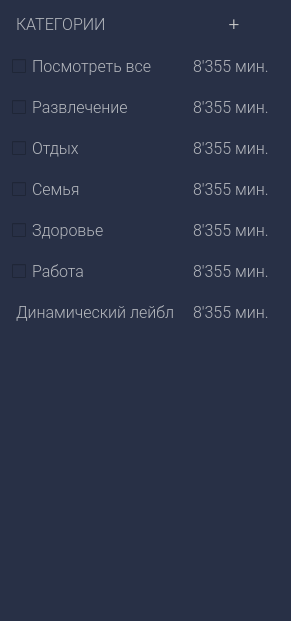
   <widget class="QWidget" name="mainwindow_widget_category" native="true">
    <property name="geometry">
     <rect>
      <x>259</x>
      <y>103</y>
      <width>291</width>
      <height>621</height>
     </rect>
    </property>
    <property name="styleSheet">
     <string notr="true">QWidget { 
background-color: #283046;
border-top-left-radius: 5px;
border-bottom-left-radius: 5px;
}</string>
    </property>
    <widget class="QWidget" name="layoutWidget">
     <property name="geometry">
      <rect>
       <x>10</x>
       <y>10</y>
       <width>271</width>
       <height>601</height>
      </rect>
     </property>
     <layout class="QGridLayout" name="mainwindow_gridLayout_category">
      <property name="verticalSpacing">
       <number>18</number>
      </property>
      <item row="0" column="0">
       <widget class="QLabel" name="mainwindow_textlbl_category">
        <property name="maximumSize">
         <size>
          <width>16777215</width>
          <height>23</height>
         </size>
        </property>
        <property name="font">
         <font>
          <family>Roboto Light</family>
          <pointsize>12</pointsize>
          <weight>50</weight>
          <italic>false</italic>
          <bold>false</bold>
         </font>
        </property>
        <property name="styleSheet">
         <string notr="true">color: #B4B7BD;
border: 2px solid rgba(0, 0, 0, 0);
margin-top: 2px;</string>
        </property>
        <property name="text">
         <string>КАТЕГОРИИ</string>
        </property>
        <property name="alignment">
         <set>Qt::AlignLeading|Qt::AlignLeft|Qt::AlignVCenter</set>
        </property>
       </widget>
      </item>
      <item row="7" column="0">
       <widget class="QLabel" name="mainwindow_checkBoxlbl_dinamic">
        <property name="maximumSize">
         <size>
          <width>16777215</width>
          <height>23</height>
         </size>
        </property>
        <property name="font">
         <font>
          <family>Roboto Light</family>
          <pointsize>12</pointsize>
          <weight>50</weight>
          <italic>false</italic>
          <bold>false</bold>
         </font>
        </property>
        <property name="styleSheet">
         <string notr="true">QLabel {
color: #B4B7BD;
border: 2px solid rgba(0, 0, 0, 0) ;
}

QLabel:hover {
background-color: rgb(40, 48, 70);
color: rgb(185, 185, 195);
border: 2px solid #7666F8;
border-radius: 5px;
}</string>
        </property>
        <property name="text">
         <string>Динамический лейбл</string>
        </property>
       </widget>
      </item>
      <item row="4" column="1">
       <widget class="QLabel" name="mainwindow_lbl_time_family">
        <property name="maximumSize">
         <size>
          <width>16777215</width>
          <height>23</height>
         </size>
        </property>
        <property name="font">
         <font>
          <family>Roboto Light</family>
          <pointsize>12</pointsize>
         </font>
        </property>
        <property name="styleSheet">
         <string notr="true">QLabel {
color: #B4B7BD;
border: 2px solid rgba(0, 0, 0, 0) ;
}

QLabel:hover {
background-color: rgb(40, 48, 70);
color: rgb(185, 185, 195);
border: 2px solid #7666F8;
border-radius: 5px;
}</string>
        </property>
        <property name="text">
         <string>8'355 мин.</string>
        </property>
       </widget>
      </item>
      <item row="5" column="0">
       <widget class="QCheckBox" name="mainwindow_checkBox_health">
        <property name="maximumSize">
         <size>
          <width>16777215</width>
          <height>23</height>
         </size>
        </property>
        <property name="font">
         <font>
          <family>Roboto Light</family>
          <pointsize>12</pointsize>
          <weight>50</weight>
          <italic>false</italic>
          <bold>false</bold>
         </font>
        </property>
        <property name="styleSheet">
         <string notr="true">QCheckBox {
color: #B4B7BD;
border: 2px solid rgba(0, 0, 0, 0) ;
}

QCheckBox:hover {
background-color: rgb(40, 48, 70);
color: rgb(185, 185, 195);
border: 2px solid #7666F8;
border-radius: 5px;
}</string>
        </property>
        <property name="text">
         <string>Здоровье</string>
        </property>
       </widget>
      </item>
      <item row="6" column="0">
       <widget class="QCheckBox" name="mainwindow_checkBox_work">
        <property name="maximumSize">
         <size>
          <width>16777215</width>
          <height>23</height>
         </size>
        </property>
        <property name="font">
         <font>
          <family>Roboto Light</family>
          <pointsize>12</pointsize>
          <weight>50</weight>
          <italic>false</italic>
          <bold>false</bold>
         </font>
        </property>
        <property name="styleSheet">
         <string notr="true">QCheckBox {
color: #B4B7BD;
border: 2px solid rgba(0, 0, 0, 0) ;
}

QCheckBox:hover {
background-color: rgb(40, 48, 70);
color: rgb(185, 185, 195);
border: 2px solid #7666F8;
border-radius: 5px;
}</string>
        </property>
        <property name="text">
         <string>Работа</string>
        </property>
       </widget>
      </item>
      <item row="5" column="1">
       <widget class="QLabel" name="mainwindow_lbl_time_health">
        <property name="maximumSize">
         <size>
          <width>16777215</width>
          <height>23</height>
         </size>
        </property>
        <property name="font">
         <font>
          <family>Roboto Light</family>
          <pointsize>12</pointsize>
         </font>
        </property>
        <property name="styleSheet">
         <string notr="true">QLabel {
color: #B4B7BD;
border: 2px solid rgba(0, 0, 0, 0) ;
}

QLabel:hover {
background-color: rgb(40, 48, 70);
color: rgb(185, 185, 195);
border: 2px solid #7666F8;
border-radius: 5px;
}</string>
        </property>
        <property name="text">
         <string>8'355 мин.</string>
        </property>
       </widget>
      </item>
      <item row="7" column="1">
       <widget class="QLabel" name="mainwindow_lbl_time_dinamic">
        <property name="maximumSize">
         <size>
          <width>16777215</width>
          <height>23</height>
         </size>
        </property>
        <property name="font">
         <font>
          <family>Roboto Light</family>
          <pointsize>12</pointsize>
         </font>
        </property>
        <property name="styleSheet">
         <string notr="true">QLabel {
color: #B4B7BD;
border: 2px solid rgba(0, 0, 0, 0) ;
}

QLabel:hover {
background-color: rgb(40, 48, 70);
color: rgb(185, 185, 195);
border: 2px solid #7666F8;
border-radius: 5px;
}</string>
        </property>
        <property name="text">
         <string>8'355 мин.</string>
        </property>
       </widget>
      </item>
      <item row="2" column="0">
       <widget class="QCheckBox" name="mainwindow_checkBox_entertainment">
        <property name="maximumSize">
         <size>
          <width>16777215</width>
          <height>23</height>
         </size>
        </property>
        <property name="font">
         <font>
          <family>Roboto Light</family>
          <pointsize>12</pointsize>
          <weight>50</weight>
          <italic>false</italic>
          <bold>false</bold>
         </font>
        </property>
        <property name="styleSheet">
         <string notr="true">QCheckBox {
color: #B4B7BD;
border: 2px solid rgba(0, 0, 0, 0) ;
}

QCheckBox:hover {
background-color: rgb(40, 48, 70);
color: rgb(185, 185, 195);
border: 2px solid #7666F8;
border-radius: 5px;
}</string>
        </property>
        <property name="text">
         <string>Развлечение</string>
        </property>
       </widget>
      </item>
      <item row="4" column="0">
       <widget class="QCheckBox" name="mainwindow_checkBox_family">
        <property name="maximumSize">
         <size>
          <width>16777215</width>
          <height>23</height>
         </size>
        </property>
        <property name="font">
         <font>
          <family>Roboto Light</family>
          <pointsize>12</pointsize>
          <weight>50</weight>
          <italic>false</italic>
          <bold>false</bold>
         </font>
        </property>
        <property name="styleSheet">
         <string notr="true">QCheckBox {
color: #B4B7BD;
border: 2px solid rgba(0, 0, 0, 0) ;
}

QCheckBox:hover {
background-color: rgb(40, 48, 70);
color: rgb(185, 185, 195);
border: 2px solid #7666F8;
border-radius: 5px;
}</string>
        </property>
        <property name="text">
         <string>Семья</string>
        </property>
       </widget>
      </item>
      <item row="0" column="1">
       <widget class="QPushButton" name="mainwindow_btn_cat_plus">
        <property name="minimumSize">
         <size>
          <width>29</width>
          <height>0</height>
         </size>
        </property>
        <property name="maximumSize">
         <size>
          <width>102</width>
          <height>102</height>
         </size>
        </property>
        <property name="font">
         <font>
          <family>Roboto Light</family>
          <pointsize>14</pointsize>
          <weight>50</weight>
          <italic>false</italic>
          <bold>false</bold>
          <underline>false</underline>
          <strikeout>false</strikeout>
         </font>
        </property>
        <property name="styleSheet">
         <string notr="true">QPushButton {
	background-color: rgb(40, 48, 70);
	color: rgb(205, 205, 205);
	border: 2px solid rgb(40, 48, 70);
	border-radius: 5px;
}
QPushButton:hover {
	background-color: rgba(0, 0, 0, 0);
	color: rgb(205, 205, 205);
	border: 2px solid #7666F8;
}</string>
        </property>
        <property name="text">
         <string>+</string>
        </property>
        <property name="iconSize">
         <size>
          <width>40</width>
          <height>27</height>
         </size>
        </property>
       </widget>
      </item>
      <item row="1" column="0">
       <widget class="QCheckBox" name="mainwindow_checkBox_see_all">
        <property name="maximumSize">
         <size>
          <width>16777215</width>
          <height>23</height>
         </size>
        </property>
        <property name="font">
         <font>
          <family>Roboto Light</family>
          <pointsize>12</pointsize>
          <weight>50</weight>
          <italic>false</italic>
          <bold>false</bold>
         </font>
        </property>
        <property name="styleSheet">
         <string notr="true">QCheckBox {
color: #B4B7BD;
border: 2px solid rgba(0, 0, 0, 0) ;
}

QCheckBox:hover {
background-color: rgb(40, 48, 70);
color: rgb(185, 185, 195);
border: 2px solid #7666F8;
border-radius: 5px;
}</string>
        </property>
        <property name="text">
         <string>Посмотреть все</string>
        </property>
       </widget>
      </item>
      <item row="6" column="1">
       <widget class="QLabel" name="mainwindow_lbl_time_work">
        <property name="maximumSize">
         <size>
          <width>16777215</width>
          <height>23</height>
         </size>
        </property>
        <property name="font">
         <font>
          <family>Roboto Light</family>
          <pointsize>12</pointsize>
         </font>
        </property>
        <property name="styleSheet">
         <string notr="true">QLabel {
color: #B4B7BD;
border: 2px solid rgba(0, 0, 0, 0) ;
}

QLabel:hover {
background-color: rgb(40, 48, 70);
color: rgb(185, 185, 195);
border: 2px solid #7666F8;
border-radius: 5px;
}</string>
        </property>
        <property name="text">
         <string>8'355 мин.</string>
        </property>
       </widget>
      </item>
      <item row="3" column="1">
       <widget class="QLabel" name="mainwindow_lbl_time_relaxation">
        <property name="maximumSize">
         <size>
          <width>16777215</width>
          <height>23</height>
         </size>
        </property>
        <property name="font">
         <font>
          <family>Roboto Light</family>
          <pointsize>12</pointsize>
         </font>
        </property>
        <property name="styleSheet">
         <string notr="true">QLabel {
color: #B4B7BD;
border: 2px solid rgba(0, 0, 0, 0) ;
}

QLabel:hover {
background-color: rgb(40, 48, 70);
color: rgb(185, 185, 195);
border: 2px solid #7666F8;
border-radius: 5px;
}</string>
        </property>
        <property name="text">
         <string>8'355 мин.</string>
        </property>
       </widget>
      </item>
      <item row="1" column="1">
       <widget class="QLabel" name="mainwindow_lbl_time_all">
        <property name="maximumSize">
         <size>
          <width>16777215</width>
          <height>23</height>
         </size>
        </property>
        <property name="font">
         <font>
          <family>Roboto Light</family>
          <pointsize>12</pointsize>
         </font>
        </property>
        <property name="styleSheet">
         <string notr="true">QLabel {
color: #B4B7BD;
border: 2px solid rgba(0, 0, 0, 0) ;
}

QLabel:hover {
background-color: rgb(40, 48, 70);
color: rgb(185, 185, 195);
border: 2px solid #7666F8;
border-radius: 5px;
}</string>
        </property>
        <property name="text">
         <string>8'355 мин.</string>
        </property>
       </widget>
      </item>
      <item row="2" column="1">
       <widget class="QLabel" name="mainwindow_lbl_time_entertainment">
        <property name="maximumSize">
         <size>
          <width>16777215</width>
          <height>23</height>
         </size>
        </property>
        <property name="font">
         <font>
          <family>Roboto Light</family>
          <pointsize>12</pointsize>
         </font>
        </property>
        <property name="styleSheet">
         <string notr="true">QLabel {
color: #B4B7BD;
border: 2px solid rgba(0, 0, 0, 0) ;
}

QLabel:hover {
background-color: rgb(40, 48, 70);
color: rgb(185, 185, 195);
border: 2px solid #7666F8;
border-radius: 5px;
}</string>
        </property>
        <property name="text">
         <string>8'355 мин.</string>
        </property>
       </widget>
      </item>
      <item row="3" column="0">
       <widget class="QCheckBox" name="mainwindow_checkBox_relaxation">
        <property name="maximumSize">
         <size>
          <width>16777215</width>
          <height>23</height>
         </size>
        </property>
        <property name="font">
         <font>
          <family>Roboto Light</family>
          <pointsize>12</pointsize>
          <weight>50</weight>
          <italic>false</italic>
          <bold>false</bold>
         </font>
        </property>
        <property name="styleSheet">
         <string notr="true">QCheckBox {
color: #B4B7BD;
border: 2px solid rgba(0, 0, 0, 0) ;
}

QCheckBox:hover {
background-color: rgb(40, 48, 70);
color: rgb(185, 185, 195);
border: 2px solid #7666F8;
border-radius: 5px;
}</string>
        </property>
        <property name="text">
         <string>Отдых</string>
        </property>
       </widget>
      </item>
      <item row="8" column="0">
       <spacer name="mainwindow_verticalSpacer_category">
        <property name="orientation">
         <enum>Qt::Vertical</enum>
        </property>
        <property name="sizeType">
         <enum>QSizePolicy::Expanding</enum>
        </property>
        <property name="sizeHint" stdset="0">
         <size>
          <width>20</width>
          <height>200</height>
         </size>
        </property>
       </spacer>
      </item>
     </layout>
    </widget>
   </widget>
